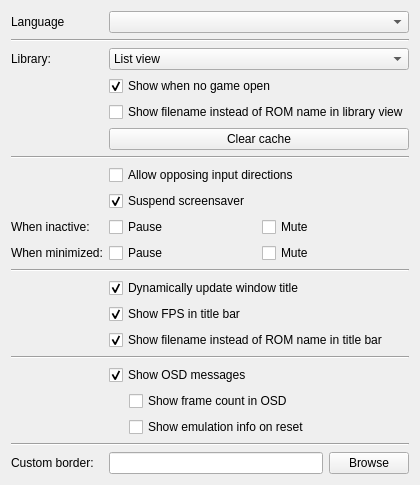
     <widget class="QWidget" name="interface_2">
      <layout class="QFormLayout" name="formLayout_4">
       <item row="0" column="0">
        <widget class="QLabel" name="label_26">
         <property name="text">
          <string>Language</string>
         </property>
        </widget>
       </item>
       <item row="0" column="1">
        <widget class="QComboBox" name="languages"/>
       </item>
       <item row="1" column="0" colspan="2">
        <widget class="Line" name="line_10">
         <property name="orientation">
          <enum>Qt::Horizontal</enum>
         </property>
        </widget>
       </item>
       <item row="2" column="0">
        <widget class="QLabel" name="label_6">
         <property name="text">
          <string>Library:</string>
         </property>
        </widget>
       </item>
       <item row="2" column="1">
        <widget class="QComboBox" name="libraryStyle">
         <item>
          <property name="text">
           <string>List view</string>
          </property>
         </item>
         <item>
          <property name="text">
           <string>Tree view</string>
          </property>
         </item>
         <item>
          <property name="text">
           <string>Grid view</string>
          </property>
         </item>
        </widget>
       </item>
       <item row="3" column="1">
        <widget class="QCheckBox" name="showLibrary">
         <property name="text">
          <string>Show when no game open</string>
         </property>
         <property name="checked">
          <bool>true</bool>
         </property>
        </widget>
       </item>
       <item row="4" column="1">
        <widget class="QCheckBox" name="showFilenameInLibrary">
         <property name="text">
          <string>Show filename instead of ROM name in library view</string>
         </property>
        </widget>
       </item>
       <item row="5" column="1">
        <widget class="QPushButton" name="clearCache">
         <property name="text">
          <string>Clear cache</string>
         </property>
        </widget>
       </item>
       <item row="6" column="0" colspan="2">
        <widget class="Line" name="line_8">
         <property name="orientation">
          <enum>Qt::Horizontal</enum>
         </property>
        </widget>
       </item>
       <item row="7" column="1">
        <widget class="QCheckBox" name="allowOpposingDirections">
         <property name="text">
          <string>Allow opposing input directions</string>
         </property>
        </widget>
       </item>
       <item row="8" column="1">
        <widget class="QCheckBox" name="suspendScreensaver">
         <property name="text">
          <string>Suspend screensaver</string>
         </property>
         <property name="checked">
          <bool>true</bool>
         </property>
        </widget>
       </item>
       <item row="9" column="0">
        <widget class="QLabel" name="label_41">
         <property name="text">
          <string>When inactive:</string>
         </property>
        </widget>
       </item>
       <item row="9" column="1">
        <layout class="QHBoxLayout" name="horizontalLayout_21">
         <item>
          <widget class="QCheckBox" name="pauseOnFocusLost">
           <property name="text">
            <string>Pause</string>
           </property>
          </widget>
         </item>
         <item>
          <widget class="QCheckBox" name="muteOnFocusLost">
           <property name="text">
            <string>Mute</string>
           </property>
          </widget>
         </item>
        </layout>
       </item>
       <item row="10" column="0">
        <widget class="QLabel" name="label_42">
         <property name="text">
          <string>When minimized:</string>
         </property>
        </widget>
       </item>
       <item row="10" column="1">
        <layout class="QHBoxLayout" name="horizontalLayout_24">
         <item>
          <widget class="QCheckBox" name="pauseOnMinimize">
           <property name="text">
            <string>Pause</string>
           </property>
          </widget>
         </item>
         <item>
          <widget class="QCheckBox" name="muteOnMinimize">
           <property name="text">
            <string>Mute</string>
           </property>
          </widget>
         </item>
        </layout>
       </item>
       <item row="11" column="0" colspan="2">
        <widget class="Line" name="line_17">
         <property name="orientation">
          <enum>Qt::Horizontal</enum>
         </property>
        </widget>
       </item>
       <item row="12" column="1">
        <widget class="QCheckBox" name="dynamicTitle">
         <property name="text">
          <string>Dynamically update window title</string>
         </property>
         <property name="checked">
          <bool>true</bool>
         </property>
        </widget>
       </item>
       <item row="13" column="1">
        <widget class="QCheckBox" name="showFps">
         <property name="text">
          <string>Show FPS in title bar</string>
         </property>
         <property name="checked">
          <bool>true</bool>
         </property>
        </widget>
       </item>
       <item row="14" column="1">
        <widget class="QCheckBox" name="showFilename">
         <property name="text">
          <string>Show filename instead of ROM name in title bar</string>
         </property>
         <property name="checked">
          <bool>true</bool>
         </property>
        </widget>
       </item>
       <item row="15" column="0" colspan="2">
        <widget class="Line" name="line_18">
         <property name="orientation">
          <enum>Qt::Horizontal</enum>
         </property>
        </widget>
       </item>
       <item row="16" column="1">
        <widget class="QCheckBox" name="showOSD">
         <property name="text">
          <string>Show OSD messages</string>
         </property>
         <property name="checked">
          <bool>true</bool>
         </property>
        </widget>
       </item>
       <item row="17" column="1">
        <layout class="QVBoxLayout" name="osdDisplay">
         <property name="leftMargin">
          <number>20</number>
         </property>
         <item>
          <widget class="QCheckBox" name="showFrameCounter">
           <property name="text">
            <string>Show frame count in OSD</string>
           </property>
          </widget>
         </item>
         <item>
          <widget class="QCheckBox" name="showResetInfo">
           <property name="text">
            <string>Show emulation info on reset</string>
           </property>
          </widget>
         </item>
        </layout>
       </item>
       <item row="19" column="1">
        <layout class="QHBoxLayout" name="horizontalLayout_22">
         <item>
          <widget class="QLineEdit" name="bgImage">
           <property name="sizePolicy">
            <sizepolicy hsizetype="Expanding" vsizetype="Fixed">
             <horstretch>0</horstretch>
             <verstretch>0</verstretch>
            </sizepolicy>
           </property>
          </widget>
         </item>
         <item>
          <widget class="QPushButton" name="bgImageBrowse">
           <property name="text">
            <string>Browse</string>
           </property>
          </widget>
         </item>
        </layout>
       </item>
       <item row="18" column="0" colspan="2">
        <widget class="Line" name="line_13">
         <property name="orientation">
          <enum>Qt::Horizontal</enum>
         </property>
        </widget>
       </item>
       <item row="19" column="0">
        <widget class="QLabel" name="label_53">
         <property name="text">
          <string>Custom border:</string>
         </property>
        </widget>
       </item>
      </layout>
     </widget>
